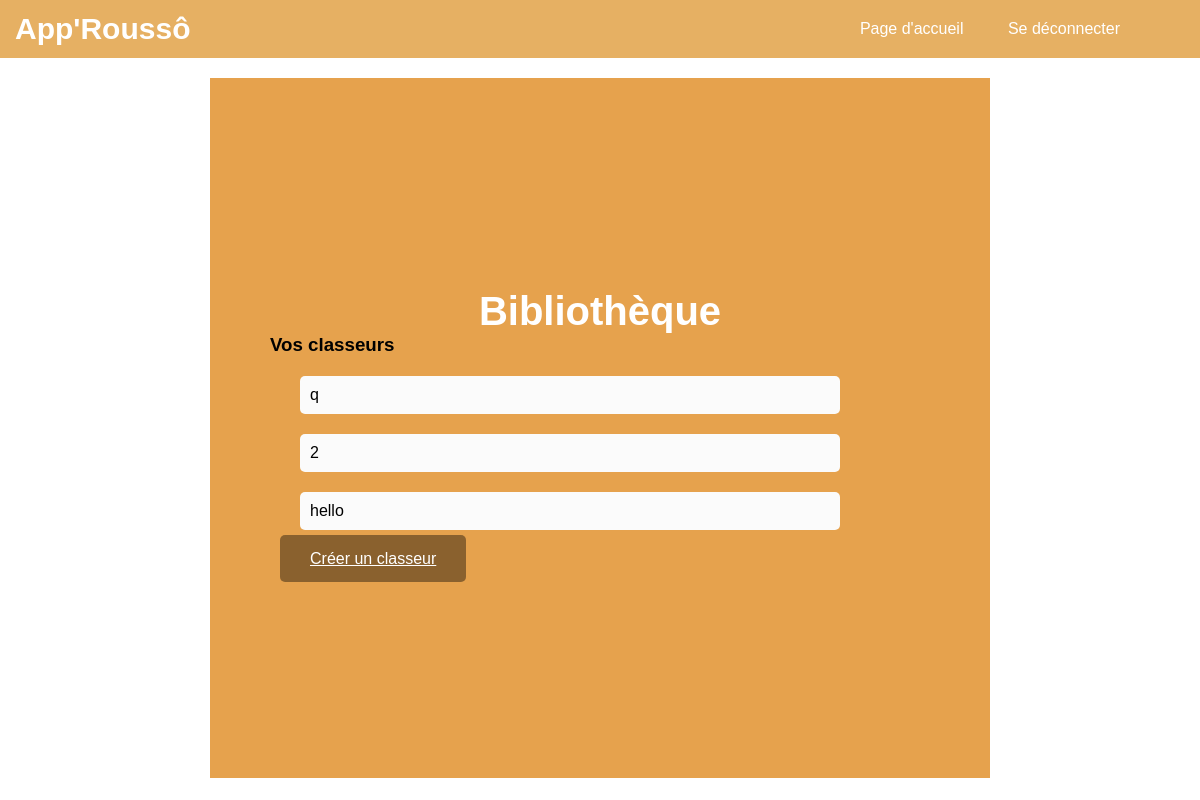
/classeurs/ (signed in), run on an earlier commit of the app's database.
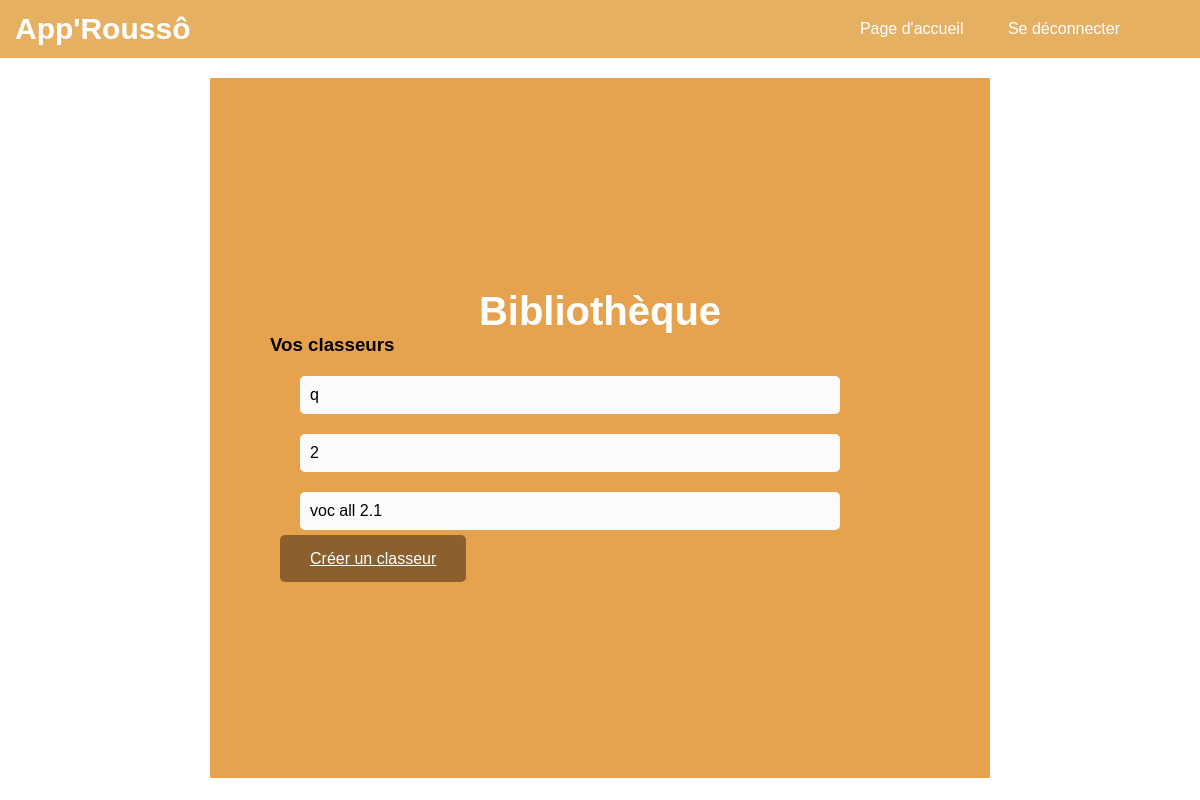
And on a later commit of the database.
### cards/models.py (models this page shows, shortened)
class Classeur(models.Model):
    name = models.CharField(max_length=200, null=False)
    user = models.ForeignKey(User, on_delete=models.CASCADE)  # Classeur is associated with a user

### cards/views.py (the view)
# urls.py: path('classeurs/', views.classeur_list, name='classeur_list'),
@login_required
def classeur_list(request):
    if not request.user.is_authenticated:
        return redirect('login')  # Redirect to the login page or handle it as needed
    classeurs = Classeur.objects.filter(user=request.user)
    return render(request, 'cards/classeur_list.html', {'classeurs': classeurs})

### cards/templates/cards/classeur_list.html (shortened to what this page needs)
<!DOCTYPE html>
<html lang="en">
{% load static %}
<head>
    <link rel="stylesheet" href="https://cdn.simplecss.org/simple.min.css">
    <link rel="stylesheet" href="{% static 'css/styles_classeur_liste.css' %}">
</head>
<body>
    <nav>
        <h1> App'Roussô </h1>
        <ul>
            <li><a href="{% url 'welcome' %}"> Page d'accueil</a></li>
            <li><a href="{% url 'logout' %}"> Se déconnecter</a></li>
        </ul>
    </nav>
    {% block content %}
    <div class="container">
        <div class ="box-classeur">
            <h1>Bibliothèque</h1>
            <h3>Vos classeurs</h3>
            {% if classeurs %}
                <ul>
                    {% for classeur in classeurs %}
                        <li><a href="{% url 'classeur_detail' classeur.pk %}">{{ classeur.name }}</a></li>
                    {% endfor %}
                </ul>
            {% endif %}
            <div class="buttons">
                <a href="{% url 'classeur_create' %}" class="button">Créer un classeur</a>
            </div>
        </div>
    </div>
    {% endblock %}
</body>
</html>

What changed in the data, as far as the page shows it:
removed Classeur: name "hello"
added Classeur: name "voc all 2.1"
